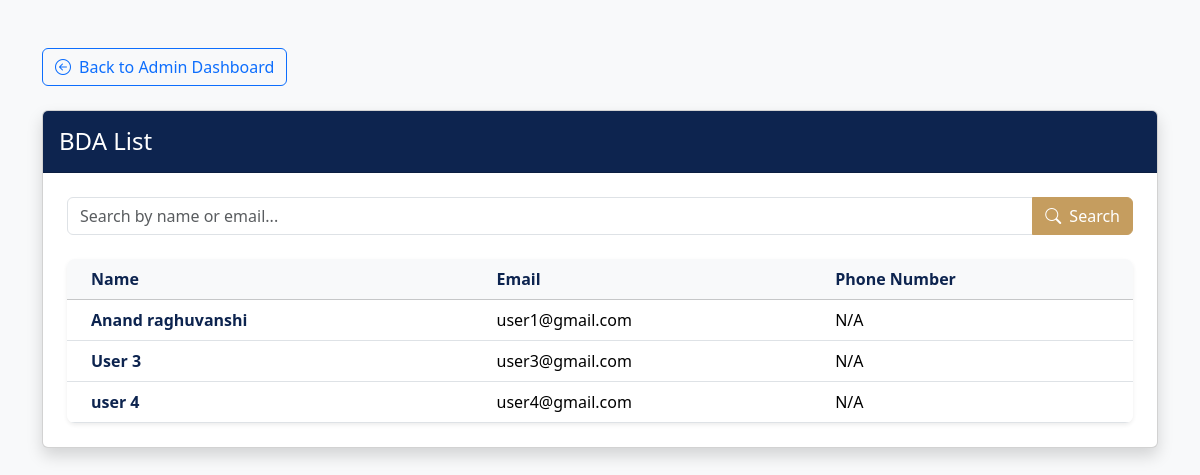
The page /viewBDAs/ (signed in) on the database as committed earlier.
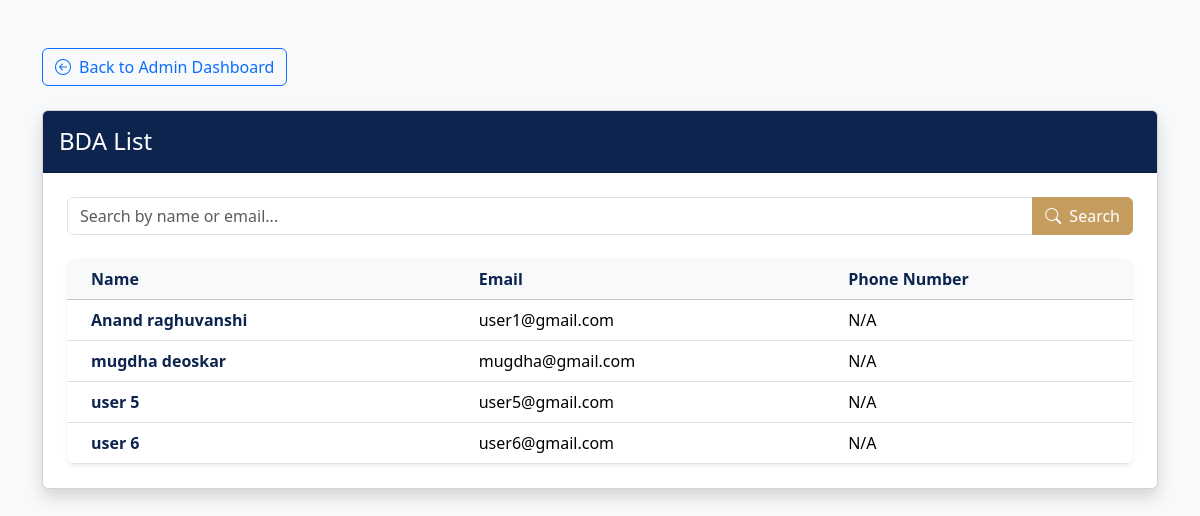
The same page on the database as committed later.
### salesmanPanel/models.py (models this page shows, shortened)
class CustomUser(AbstractUser):
    phone = models.CharField(max_length=15)
    address = models.TextField(blank=True)
    region = models.CharField(max_length=100)
    is_approved = models.BooleanField(default=False)

### salesmanPanel/views.py (the view)
# urls.py: path('viewBDAs/', views.viewBDAs, name='viewBDAs'),
def viewBDAs(request):
    if not request.user.is_superuser:
        return redirect('salesmanDashboard')
    search_query = request.GET.get('q', None)
    bda_queryset = CustomUser.objects.filter(
        is_superuser=False,
        is_approved=True
    )
    if search_query:
        bda_queryset = bda_queryset.filter(
            Q(first_name__icontains=search_query) |
            Q(last_name__icontains=search_query) |
            Q(email__icontains=search_query)
        )
    bda_data = bda_queryset.order_by('first_name')
    context = {
        'bda_list': bda_data,
        'page_title': 'BDA Management',
        'search_query': search_query,  # ✅ Pass the query back to the template
    }
    return render(request, 'salesmanPortal/viewBDAs.html', context)

### templates/salesmanPortal/viewBDAs.html (shortened to what this page needs)
<!DOCTYPE html>
<html lang="en">
<head>
    <link href="https://cdn.jsdelivr.net/npm/bootstrap@5.3.3/dist/css/bootstrap.min.css" rel="stylesheet">
    <link rel="stylesheet" href="https://cdn.jsdelivr.net/npm/bootstrap-icons@1.11.3/font/bootstrap-icons.min.css">
</head>
<body>
    <div class="main-container">
        <div class="container py-5">
            <div class="mb-4">
                <a href="{% url 'viewCategory' %}" class="btn btn-outline-primary">
                    <i class="bi bi-arrow-left-circle me-2"></i>Back to Admin Dashboard
                </a>
            </div>
            <div class="card shadow">
                <div class="card-header bg-custom-theme py-3">
                    <div class="d-flex justify-content-between align-items-center">
                        <h1 class="h4 mb-0">BDA List</h1>
                    </div>
                </div>
                <div class="card-body p-4">
                    <form method="GET" action="{% url 'viewBDAs' %}" class="search-form">
                        <div class="input-group">
                            <input type="text"
                                   name="q"
                                   class="form-control"
                                   placeholder="Search by name or email..."
                                   value="{{ search_query|default:'' }}">
                            <button class="btn btn-custom-gold" type="submit">
                                <i class="bi bi-search me-2"></i>Search
                            </button>
                        </div>
                    </form>
                    <div class="table-container">
                        <div class="table-responsive">
                            <table class="table table-hover align-middle mb-0">
                                <thead class="table-light">
                                    <tr>
                                        <th class="ps-4">Name</th>
                                        <th>Email</th>
                                        <th>Phone Number</th>
                                    </tr>
                                </thead>
                                <tbody>
                                    {% for bda in bda_list %}
                                    <tr class="clickable-row" data-href="{% url 'viewSalesman' bda.email %}">
                                        <td class="fw-bold ps-4">
                                            <a href="{% url 'viewSalesman' bda.email %}">
                                                {{ bda.first_name }} {{ bda.last_name }}
                                            </a>
                                        </td>
                                        <td>{{ bda.email }}</td>
                                        <td>{{ bda.phone_number|default:"N/A" }}</td>
                                    </tr>
                                    {% endfor %}
                                </tbody>
                            </table>
                        </div>
                    </div>
                </div>
            </div>
        </div>
    </div>
</body>
</html>

Rows that differ between the two databases and show on the page:
removed CustomUser: first_name "User", last_name "3", email "user3@gmail.com", phone_number "N/A"
removed CustomUser: first_name "user", last_name "4", email "user4@gmail.com", phone_number "N/A"
added CustomUser: first_name "mugdha", last_name "deoskar", email "mugdha@gmail.com", phone_number "N/A"
added CustomUser: first_name "user", last_name "5", email "user5@gmail.com", phone_number "N/A"
added CustomUser: first_name "user", last_name "6", email "user6@gmail.com", phone_number "N/A"
